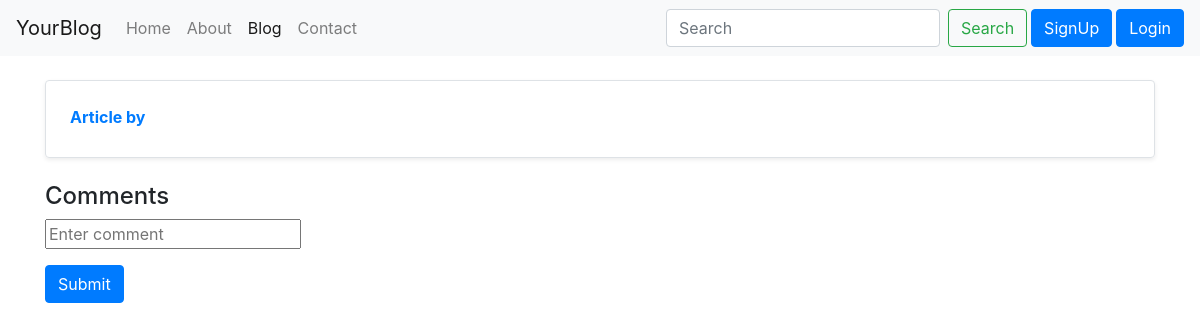
The page /blog/first on the database as committed earlier.
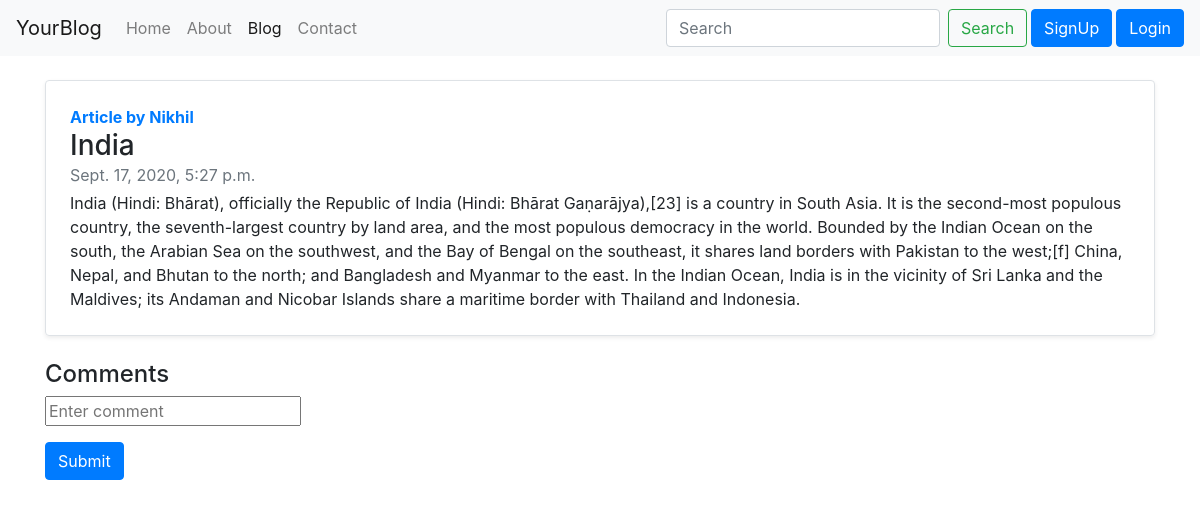
The same page on the database as committed later.
### blog/models.py (models this page shows)
class Post(models.Model):
    sno = models.IntegerField()
    title = models.CharField(max_length=200)
    content = models.TextField()
    author = models.CharField(max_length=100)
    timeStamp = models.DateTimeField(blank=True)
    slug = models.CharField(max_length=200)

### blog/views.py (the view)
# urls.py: path('<str:slug>', views.blogpost, name='blogpost'),
def blogpost(request, slug):
    post = Post.objects.filter(slug=slug).first()
    comment = BlogComment.objects.filter(post=post)
    return render(request, 'blog/post.html', {'post': post, 'comment': comment})

### templates/blog/post.html (shortened to what this page needs)
{% extends 'base.html' %}{% block title %}Blog {% endblock title %}aaaaasssssas
{% block blogactive %}active {% endblock blogactive %}{% block body %}
<div class="container my-4">
  <div
    class="row no-gutters border rounded overflow-hidden flex-md-row mb-4 shadow-sm h-md-250 position-relative"
  >
    <div class="col p-4 d-flex flex-column position-static">
      <strong class="text-primary"
        >Article by <a href="/about">{{post.author}}</a></strong
      >
      <h3 class="mb-0">{{post.title}}</h3>
      <div class="mb-1 text-muted">{{post.timeStamp}}</div>
      <p class="card-text mb-auto">{{post.content}}</p>
    </div>
  </div>
</div>
<div class="container">
  <h4>Comments</h4>
  <form action="/blog/postcomment" method="post">
    <div class="form-group">
      <input type="text" name="comment" placeholder="Enter comment" />
    </div>
    <button class="btn btn-primary">Submit</button>
  </form>
</div>
{% endblock body %}

Rows that differ between the two databases and show on the page:
added Post: author "Nikhil", title "India", timeStamp "Sept. 17, 2020, 5:27 p.m.", content "India (Hindi: Bhārat), officially the Republic of India (Hindi: Bhārat Gaṇarājya),[23] is a country in South Asia. It is the second-most populous country, the seventh-largest country by land area, and the most populous democracy in the world. Bounded by the Indian Ocean on the south, the Arabian Sea on the southwest, and the Bay of Bengal on the southeast, it shares land borders with Pakistan to the west;[f] China, Nepal, and Bhutan to the north; and Bangladesh and Myanmar to the east. In the Indian Ocean, India is in the vicinity of Sri Lanka and the Maldives; its Andaman and Nicobar Islands share a maritime border with Thailand and Indonesia."
